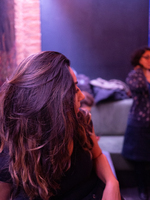
#> input picture de/images/gallery/thumbs/01.jpg, 150 x 200 px
$ python crop-resize.py 01.jpg   (older library calls are emulated)
#> lines starting #> are read from the running program, lines starting #| are printed output that depends on the picture
#!/usr/bin/env python
"""Resize the image to given size.

Don't strech images, crop and center instead.
"""
import os
import sys
from argparse import ArgumentParser, ArgumentDefaultsHelpFormatter
from fractions import Fraction
from functools import partial
from multiprocessing import Pool

from PIL import Image # $ sudo apt-get install python-imaging

def crop_resize(image, size, ratio):
    # crop to ratio, center
    w, h = image.size
#> w = 150; h = 200
    if w > ratio * h: # width is larger then necessary
        x, y = (w - ratio * h) // 2, 0
    else: # ratio*height >= width (height is larger)
        x, y = 0, (h - w / ratio) // 2
#> x = 0; y = 50
    image = image.crop((x, y, w - x, h - y))
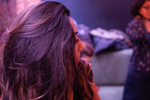
#> image: PIL image 150x100 RGB; mean R, G, B 83.7, 48.8, 81.3

    # resize
    if image.size > size: # don't stretch smaller images
        image.thumbnail(size, Image.ANTIALIAS)
    return image

def crop_resize_mp(input_filename, outputdir, size, ratio):
    try:
        image = crop_resize(Image.open(input_filename), size, ratio)

        # save resized image
        basename, ext = os.path.splitext(os.path.basename(input_filename))
        output_basename = basename + ("_%dx%d" % tuple(size)) + ext
        output_filename = os.path.join(outputdir, output_basename)
        image.save(output_filename)

        return (input_filename, output_filename), None
    except Exception as e:
        return (input_filename, None), e

def main():
    # parse command-line arguments
    parser = ArgumentParser(description=__doc__,
        formatter_class=ArgumentDefaultsHelpFormatter)
    parser.add_argument('-s', '--size', type=int, nargs=2,
                        default=[120, 80], metavar='N',
                        help='new image size')
    parser.add_argument('-q', '--quiet', action='store_true')
    parser.add_argument('--outputdir', default=os.curdir, metavar='DIR',
                        help='directory where to save resized images')
    parser.add_argument('files', nargs='+',
                        help='image filenames to process')
    args = parser.parse_args()

    # crop, resize using multiple processes
    error_count = 0
    f = partial(crop_resize_mp, outputdir=args.outputdir, size=args.size,
                ratio=Fraction(*args.size))
    pool = Pool() # use all available cpus
    for (infile, outfile), error in pool.imap_unordered(f, args.files):
        if error is not None:
            error_count += 1
            sys.stderr.write("error: %s: %s\n" % (infile, error))
        elif not args.quiet:
            print("%s -> %s" % (infile, outfile))
#> (the run stopped early here; a loop or call above may not have finished)

$ run again, on de/images/gallery/thumbs/03.jpg
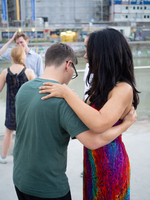
#> input picture de/images/gallery/thumbs/03.jpg, 150 x 200 px
#> w = 150; h = 200
#> x = 0; y = 50
#> in crop_resize, `image = image.crop((x, y, w - x, h - y))`:
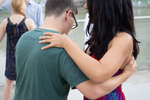
#> image: PIL image 150x100 RGB; mean R, G, B 127.9, 123.6, 121.8

$ run again, on de/images/gallery/thumbs/04.jpg
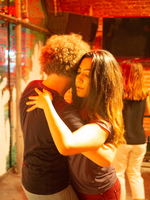
#> input picture de/images/gallery/thumbs/04.jpg, 150 x 200 px
#> w = 150; h = 200
#> x = 0; y = 50
#> in crop_resize, `image = image.crop((x, y, w - x, h - y))`:
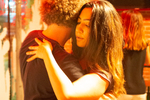
#> image: PIL image 150x100 RGB; mean R, G, B 185.1, 112.6, 50.9

$ run again, on de/images/gallery/thumbs/05.jpg
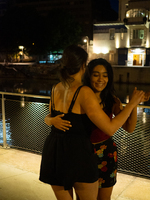
#> input picture de/images/gallery/thumbs/05.jpg, 150 x 200 px
#> w = 150; h = 200
#> x = 0; y = 50
#> in crop_resize, `image = image.crop((x, y, w - x, h - y))`:
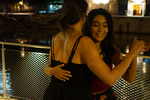
#> image: PIL image 150x100 RGB; mean R, G, B 64.8, 47.8, 23.1
